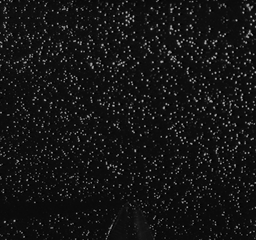
#> input picture TestImages/other_case5/vp1a.tif, 256 x 240 px, shrunk from 512 x 480 before the run, found by its file name
$ python deformpiv.py
#> lines starting #> are read from the running program, lines starting #| are printed output that depends on the picture
### correlation.py
import cv2
import numpy as np
import matplotlib.pyplot as plt


def grid_window(image, win_sz=[32,32]):
    """
    image: W*H
    wins:  W1*H1*w*h (interrogation windows)
    """
    assert len(image.shape)==2, "Only monocolor image is considered"
    W, H = image.shape
    w, h = win_sz[0], win_sz[1]

    # A trick to pad mean value to the boundary
    image = np.pad(image[1:-1,1:-1], (1,), constant_values=np.mean(image))

    # local index
    local_x, local_y = np.meshgrid(np.arange(w)-w//2, np.arange(h)-h//2, indexing="ij")
    local_x, local_y = local_x.reshape([1,1,w,h]), local_y.reshape([1,1,w,h])

    # start position of windows
    global_x, global_y = np.arange(0,W), np.arange(0,H)
    global_x, global_y = np.meshgrid(global_x, global_y, indexing="ij")
    global_x, global_y = global_x.reshape([W,H,1,1]), global_y.reshape([W,H,1,1])

    # outputs
    x, y = global_x+local_x, global_y+local_y
    x, y = np.clip(x,0,W-1), np.clip(y,0,H-1)
    wins = image[x, y]
    return wins


def preprocessing(win):
    win=win- np.mean(win, axis=(-2,-1), keepdims=True)
    win=win/(np.linalg.norm(win, axis=(-2,-1), keepdims=True)+1e-9)
    return win


def scc(win1, win2):
    """ standard fft based cross correlation
    """
    F1 = np.fft.rfft2(win1, axes=(-2,-1))
    F2 = np.fft.rfft2(win2, axes=(-2,-1))
    R = np.conj(F1)*F2
    r = np.fft.irfft2(R, axes=(-2,-1))
    shift_r = np.fft.fftshift(r, axes=(-2,-1))
    return shift_r


# [63 lines left out: functions spof, argmax2d, subpixel, displace, not called in this run]


def crosscorrelation(img1,img2, win_sz=[32,32]):
    # The interrogation windows
    win1 = grid_window(img1,win_sz=win_sz)
    win2 = grid_window(img2,win_sz=win_sz)

    # Image pre-processing for cross correlation
    win1, win2 = preprocessing(win1), preprocessing(win2)

    # Standard cross correlation
    R = scc(win1, win2)
    # R = spof(win1, win2)

    # Find the maximum position
    mx, my = displace(R)
    u, v = mx[...,0], my[...,0]
    x, y = np.meshgrid(np.arange(img1.shape[0]), np.arange(img1.shape[1]), indexing="ij")
    u,v = np.float32(u), np.float32(v)
    return x, y, u, v


# [12 lines left out: function unit_test, not called in this run]

# [2 lines that do not run on import are left out]

### deformpiv.py
import os
import numpy as np
import cv2
# from skimage.registration import optical_flow_tvl1, optical_flow_ilk

import matplotlib.pyplot as plt

# [7 lines of commented-out code are left out]
from opticalflow import opticalflow
from correlation import crosscorrelation


""" Basic functions
"""

class AttrDict(dict):
    __setattr__ = dict.__setitem__
    __getattr__ = dict.__getitem__


# interpolation with opencv
def remap(img, x, y):
    x, y = np.float32(x), np.float32(y)
    out = cv2.remap(img, y, x, cv2.INTER_CUBIC)  # INTER_LANCZOS4 INTER_CUBIC INTER_LINEAR
    return out


def warping(img1, img2, u, v, method='CDI'):
    # FDI: out1(x,y)=img1(x+u, y+v)
    # FDI, CDI, FDDI, CDDI

    assert img1.shape == img2.shape == u.shape == v.shape

    x, y = np.meshgrid(np.arange(u.shape[0]), np.arange(u.shape[1]), indexing='ij')
    # u, v = -u, -v
    if method == 'FDI':
        # out1= img1.copy()
        out1= remap(img1, x, y)
        out2= remap(img2, x+u, y+v)
    elif method == 'FDI2':
        out1= remap(img1, x-u, y-v)
        out2= remap(img2, x, y)
        # out2= img2.copy()
    elif method == 'CDI':
        out1= remap(img1, x-0.5*u, y-0.5*v)
        out2= remap(img2, x+0.5*u, y+0.5*v)
    else:
        raise NotImplementedError
    return out1, out2


# Our wrapper for iterative deformation PIV
class DeformPIV():
    def __init__(self, config):
        self._c = config
        # assert self._c.pivmethod in ['opticalflow','opticalflow2','opticalflow3', 'openpiv', 'deeppiv','raft_estimator']
        # assert self._c.deform in ['FDI', 'FDI2', 'CDI', 'FDDI', 'FDDI2', 'CDDI']
        assert self._c.pivmethod in ['opticalflow','crosscorrelation','raft_estimator']
        assert self._c.deform in ['FDI', 'FDI2', 'CDI']

        self.onepass = eval(self._c.pivmethod) # opticalflow1
        self.warping = self._c.deform

    def compute(self, image1, image2, u=None, v=None):
        assert image1.shape == image2.shape
        # obtain the initial vector field
        if u is not None:
            assert image1.shape == image2.shape == u.shape == v.shape
        else:
            u, v = np.zeros_like(image1), np.zeros_like(image1)

        # iterative operation
        for iter in range(self._c.runs):
            # image warping
            img1, img2 = warping(image1, image2, u, v, self.warping)

            # update the estimation
            if self._c.pivmethod == 'opticalflow':
                x, y, du, dv = self.onepass(img1, img2)
            if self._c.pivmethod == 'crosscorrelation':
                win_szs=[[32,32],[16,16],[16,16]]+[[8,8]]*20
                x, y, du, dv = self.onepass(img1, img2,  win_sz=win_szs[iter])

            u, v = u+du, v+dv

            # using a blur trick to make the iteration stable
            u = cv2.medianBlur(u.astype(np.float32),5)
            v = cv2.medianBlur(v.astype(np.float32),5)

            smooth_k = 3
            for i in range(3):
                u = cv2.blur(u, (smooth_k,smooth_k))
                v = cv2.blur(v, (smooth_k,smooth_k))

        return x, y, u, v


def unit_test():
    config = AttrDict()
    config.pivmethod = 'crosscorrelation' # ['crosscorrelation', 'opticalflow', 'raft_estimator']
    config.deform = 'FDI' # ['FDI', 'CDI', 'CDDI', 'FDDI']
    config.runs = 3

    img1 = cv2.imread("./TestImages/Case3/vp1a.tif", 0)
#> img1 is the input picture: shape (240, 256); min 0, max 192, mean 21.2
    img2 = cv2.imread("./TestImages/Case3/vp1b.tif", 0)
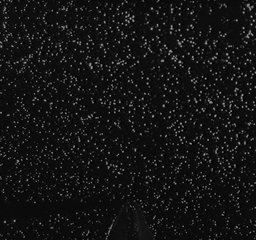
#> input picture TestImages/other_case5/vp1b.tif, 256 x 240 px, shrunk from 512 x 480 before the run, found by its file name
#> img2 is the input picture: shape (240, 256); min 0, max 170, mean 20.1
    piv = DeformPIV(config)
    x1, y1, u1, v1 = piv.compute(img1, img2)
#> the loop in compute, `for iter in range(self._c.runs):` made 1 pass
#> pass 1, in remap, `x, y = np.float32(x), np.float32(y)`:
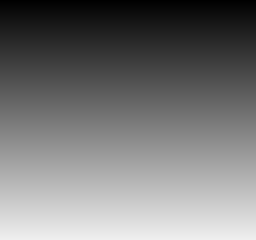
#> x: shape (240, 256) float32; min 0, max 239, mean 119.5
#> pass 1, in remap, `x, y = np.float32(x), np.float32(y)`:
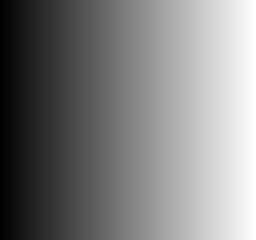
#> y: shape (240, 256) float32; min 0, max 255, mean 127.5
#> after the loop in compute, `for iter in range(self._c.runs):`: u: shape (240, 256); every value is 0

    plt.figure()
    # plt.quiver(x1,y1,u1,v1) # Without any modification
    plt.quiver(x1[::8,::8],y1[::8,::8],u1[::8,::8],v1[::8,::8])
    plt.title("The one pass CC")
    plt.show()


if __name__=="__main__":
#> (the run stopped early here; a loop or call above may not have finished)
